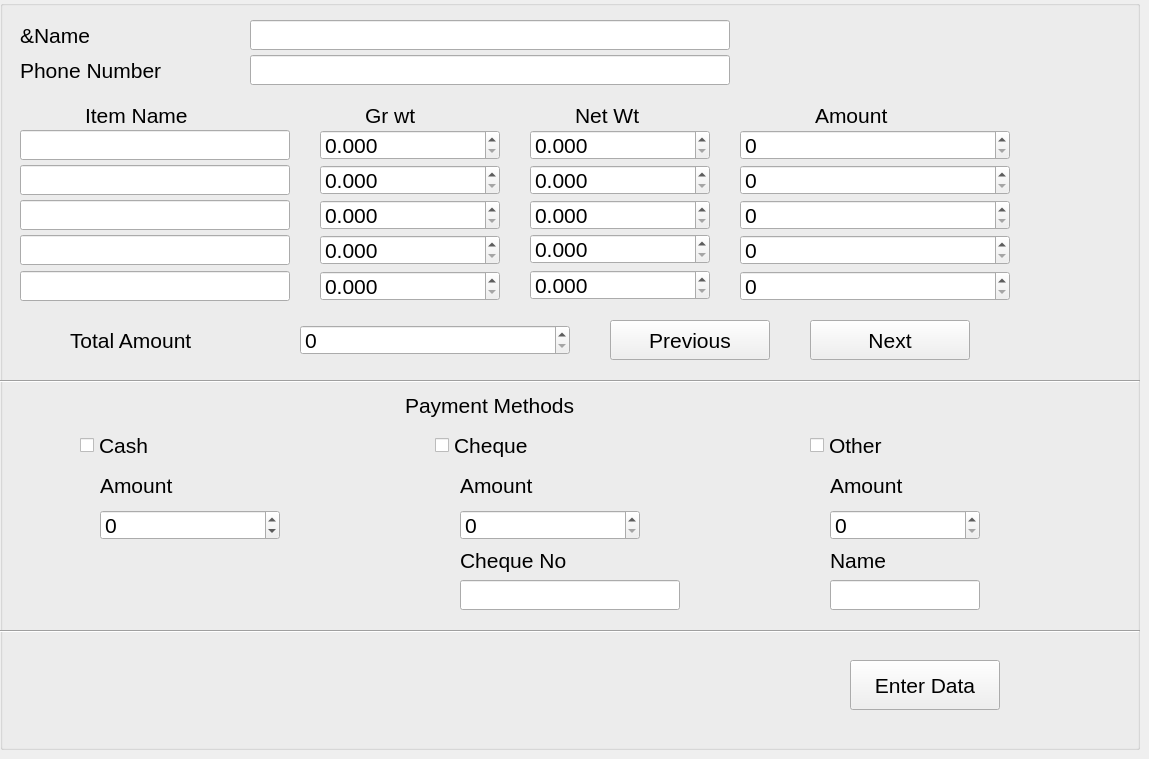
    <widget class="QWidget" name="Gold_Purchase">
     <widget class="QGroupBox" name="groupBox_6">
      <property name="geometry">
       <rect>
        <x>0</x>
        <y>0</y>
        <width>1140</width>
        <height>750</height>
       </rect>
      </property>
      <property name="font">
       <font>
        <pointsize>16</pointsize>
       </font>
      </property>
      <property name="title">
       <string/>
      </property>
      <widget class="QLabel" name="labelCName_6">
       <property name="geometry">
        <rect>
         <x>20</x>
         <y>20</y>
         <width>100</width>
         <height>30</height>
        </rect>
       </property>
       <property name="text">
        <string>&amp;Name</string>
       </property>
      </widget>
      <widget class="QLineEdit" name="GP_Name">
       <property name="geometry">
        <rect>
         <x>250</x>
         <y>20</y>
         <width>480</width>
         <height>30</height>
        </rect>
       </property>
      </widget>
      <widget class="QLabel" name="label_96">
       <property name="geometry">
        <rect>
         <x>20</x>
         <y>55</y>
         <width>190</width>
         <height>30</height>
        </rect>
       </property>
       <property name="text">
        <string>Phone Number</string>
       </property>
      </widget>
      <widget class="QLineEdit" name="GP_phnum">
       <property name="geometry">
        <rect>
         <x>250</x>
         <y>55</y>
         <width>480</width>
         <height>30</height>
        </rect>
       </property>
      </widget>
      <widget class="QLabel" name="label_138">
       <property name="geometry">
        <rect>
         <x>85</x>
         <y>100</y>
         <width>140</width>
         <height>31</height>
        </rect>
       </property>
       <property name="text">
        <string>Item Name</string>
       </property>
      </widget>
      <widget class="QLineEdit" name="GP_Itemname">
       <property name="geometry">
        <rect>
         <x>20</x>
         <y>130</y>
         <width>270</width>
         <height>30</height>
        </rect>
       </property>
      </widget>
      <widget class="QLabel" name="label_122">
       <property name="geometry">
        <rect>
         <x>365</x>
         <y>100</y>
         <width>90</width>
         <height>30</height>
        </rect>
       </property>
       <property name="text">
        <string>Gr wt</string>
       </property>
      </widget>
      <widget class="QDoubleSpinBox" name="GP_grwt">
       <property name="geometry">
        <rect>
         <x>320</x>
         <y>130</y>
         <width>180</width>
         <height>30</height>
        </rect>
       </property>
       <property name="decimals">
        <number>3</number>
       </property>
       <property name="maximum">
        <double>999.999000000000024</double>
       </property>
      </widget>
      <widget class="QLabel" name="label_139">
       <property name="geometry">
        <rect>
         <x>575</x>
         <y>100</y>
         <width>90</width>
         <height>30</height>
        </rect>
       </property>
       <property name="text">
        <string>Net Wt</string>
       </property>
      </widget>
      <widget class="QDoubleSpinBox" name="GP_ntwt">
       <property name="geometry">
        <rect>
         <x>530</x>
         <y>130</y>
         <width>180</width>
         <height>30</height>
        </rect>
       </property>
       <property name="decimals">
        <number>3</number>
       </property>
       <property name="maximum">
        <double>999.999000000000024</double>
       </property>
      </widget>
      <widget class="QLabel" name="label_140">
       <property name="geometry">
        <rect>
         <x>815</x>
         <y>100</y>
         <width>120</width>
         <height>30</height>
        </rect>
       </property>
       <property name="text">
        <string>Amount</string>
       </property>
      </widget>
      <widget class="QSpinBox" name="GP_Amount">
       <property name="geometry">
        <rect>
         <x>740</x>
         <y>130</y>
         <width>270</width>
         <height>30</height>
        </rect>
       </property>
       <property name="maximum">
        <number>9999999</number>
       </property>
      </widget>
      <widget class="QLineEdit" name="GP_Itemname_2">
       <property name="geometry">
        <rect>
         <x>20</x>
         <y>165</y>
         <width>270</width>
         <height>30</height>
        </rect>
       </property>
      </widget>
      <widget class="QDoubleSpinBox" name="GP_grwt_2">
       <property name="geometry">
        <rect>
         <x>320</x>
         <y>165</y>
         <width>180</width>
         <height>30</height>
        </rect>
       </property>
       <property name="decimals">
        <number>3</number>
       </property>
       <property name="maximum">
        <double>999.999000000000024</double>
       </property>
      </widget>
      <widget class="QDoubleSpinBox" name="GP_ntwt_2">
       <property name="geometry">
        <rect>
         <x>530</x>
         <y>165</y>
         <width>180</width>
         <height>30</height>
        </rect>
       </property>
       <property name="decimals">
        <number>3</number>
       </property>
       <property name="maximum">
        <double>999.999000000000024</double>
       </property>
      </widget>
      <widget class="QSpinBox" name="GP_Amount_2">
       <property name="geometry">
        <rect>
         <x>740</x>
         <y>165</y>
         <width>270</width>
         <height>30</height>
        </rect>
       </property>
       <property name="maximum">
        <number>9999999</number>
       </property>
      </widget>
      <widget class="QLineEdit" name="GP_Itemname_3">
       <property name="geometry">
        <rect>
         <x>20</x>
         <y>200</y>
         <width>270</width>
         <height>30</height>
        </rect>
       </property>
      </widget>
      <widget class="QDoubleSpinBox" name="GP_grwt_3">
       <property name="geometry">
        <rect>
         <x>320</x>
         <y>200</y>
         <width>180</width>
         <height>30</height>
        </rect>
       </property>
       <property name="decimals">
        <number>3</number>
       </property>
       <property name="maximum">
        <double>999.999000000000024</double>
       </property>
      </widget>
      <widget class="QDoubleSpinBox" name="GP_ntwt_3">
       <property name="geometry">
        <rect>
         <x>530</x>
         <y>200</y>
         <width>180</width>
         <height>30</height>
        </rect>
       </property>
       <property name="decimals">
        <number>3</number>
       </property>
       <property name="maximum">
        <double>999.999000000000024</double>
       </property>
      </widget>
      <widget class="QSpinBox" name="GP_Amount_3">
       <property name="geometry">
        <rect>
         <x>740</x>
         <y>200</y>
         <width>270</width>
         <height>30</height>
        </rect>
       </property>
       <property name="maximum">
        <number>9999999</number>
       </property>
      </widget>
      <widget class="QLineEdit" name="GP_Itemname_4">
       <property name="geometry">
        <rect>
         <x>20</x>
         <y>235</y>
         <width>270</width>
         <height>30</height>
        </rect>
       </property>
      </widget>
      <widget class="QDoubleSpinBox" name="GP_grwt_4">
       <property name="geometry">
        <rect>
         <x>320</x>
         <y>235</y>
         <width>180</width>
         <height>30</height>
        </rect>
       </property>
       <property name="decimals">
        <number>3</number>
       </property>
       <property name="maximum">
        <double>999.999000000000024</double>
       </property>
      </widget>
      <widget class="QDoubleSpinBox" name="GP_ntwt_4">
       <property name="geometry">
        <rect>
         <x>530</x>
         <y>234</y>
         <width>180</width>
         <height>30</height>
        </rect>
       </property>
       <property name="decimals">
        <number>3</number>
       </property>
       <property name="maximum">
        <double>999.999000000000024</double>
       </property>
      </widget>
      <widget class="QSpinBox" name="GP_Amount_4">
       <property name="geometry">
        <rect>
         <x>740</x>
         <y>235</y>
         <width>270</width>
         <height>30</height>
        </rect>
       </property>
       <property name="maximum">
        <number>9999999</number>
       </property>
      </widget>
      <widget class="QDoubleSpinBox" name="GP_ntwt_5">
       <property name="geometry">
        <rect>
         <x>530</x>
         <y>270</y>
         <width>180</width>
         <height>30</height>
        </rect>
       </property>
       <property name="decimals">
        <number>3</number>
       </property>
       <property name="maximum">
        <double>999.999000000000024</double>
       </property>
      </widget>
      <widget class="QLineEdit" name="GP_Itemname_5">
       <property name="geometry">
        <rect>
         <x>20</x>
         <y>271</y>
         <width>270</width>
         <height>30</height>
        </rect>
       </property>
      </widget>
      <widget class="QDoubleSpinBox" name="GP_grwt_5">
       <property name="geometry">
        <rect>
         <x>320</x>
         <y>271</y>
         <width>180</width>
         <height>30</height>
        </rect>
       </property>
       <property name="decimals">
        <number>3</number>
       </property>
       <property name="maximum">
        <double>999.999000000000024</double>
       </property>
      </widget>
      <widget class="QSpinBox" name="GP_Amount_5">
       <property name="geometry">
        <rect>
         <x>740</x>
         <y>271</y>
         <width>270</width>
         <height>30</height>
        </rect>
       </property>
       <property name="maximum">
        <number>9999999</number>
       </property>
      </widget>
      <widget class="QPushButton" name="GP_next">
       <property name="geometry">
        <rect>
         <x>810</x>
         <y>320</y>
         <width>160</width>
         <height>40</height>
        </rect>
       </property>
       <property name="text">
        <string>Next</string>
       </property>
      </widget>
      <widget class="QPushButton" name="GP_previous">
       <property name="geometry">
        <rect>
         <x>610</x>
         <y>320</y>
         <width>160</width>
         <height>40</height>
        </rect>
       </property>
       <property name="text">
        <string>Previous</string>
       </property>
      </widget>
      <widget class="QSpinBox" name="GP_total">
       <property name="geometry">
        <rect>
         <x>300</x>
         <y>325</y>
         <width>270</width>
         <height>30</height>
        </rect>
       </property>
       <property name="maximum">
        <number>9999999</number>
       </property>
      </widget>
      <widget class="QLabel" name="label_141">
       <property name="geometry">
        <rect>
         <x>70</x>
         <y>325</y>
         <width>180</width>
         <height>30</height>
        </rect>
       </property>
       <property name="text">
        <string>Total Amount</string>
       </property>
      </widget>
      <widget class="Line" name="line_37">
       <property name="geometry">
        <rect>
         <x>0</x>
         <y>380</y>
         <width>1140</width>
         <height>3</height>
        </rect>
       </property>
       <property name="orientation">
        <enum>Qt::Horizontal</enum>
       </property>
      </widget>
      <widget class="QLabel" name="label_142">
       <property name="geometry">
        <rect>
         <x>405</x>
         <y>390</y>
         <width>220</width>
         <height>30</height>
        </rect>
       </property>
       <property name="text">
        <string>Payment Methods</string>
       </property>
      </widget>
      <widget class="QCheckBox" name="GP_Cash">
       <property name="geometry">
        <rect>
         <x>80</x>
         <y>430</y>
         <width>110</width>
         <height>30</height>
        </rect>
       </property>
       <property name="text">
        <string>Cash</string>
       </property>
      </widget>
      <widget class="QSpinBox" name="Cash_6">
       <property name="geometry">
        <rect>
         <x>100</x>
         <y>510</y>
         <width>180</width>
         <height>30</height>
        </rect>
       </property>
       <property name="minimum">
        <number>-9999999</number>
       </property>
       <property name="maximum">
        <number>9999999</number>
       </property>
      </widget>
      <widget class="QLabel" name="label_143">
       <property name="geometry">
        <rect>
         <x>100</x>
         <y>470</y>
         <width>120</width>
         <height>30</height>
        </rect>
       </property>
       <property name="text">
        <string>Amount</string>
       </property>
      </widget>
      <widget class="QCheckBox" name="GP_Cheque">
       <property name="geometry">
        <rect>
         <x>435</x>
         <y>430</y>
         <width>150</width>
         <height>30</height>
        </rect>
       </property>
       <property name="text">
        <string>Cheque</string>
       </property>
      </widget>
      <widget class="QLabel" name="label_144">
       <property name="geometry">
        <rect>
         <x>460</x>
         <y>470</y>
         <width>110</width>
         <height>30</height>
        </rect>
       </property>
       <property name="text">
        <string>Amount</string>
       </property>
      </widget>
      <widget class="QSpinBox" name="Cheque_6">
       <property name="geometry">
        <rect>
         <x>460</x>
         <y>510</y>
         <width>180</width>
         <height>30</height>
        </rect>
       </property>
       <property name="maximum">
        <number>9999999</number>
       </property>
      </widget>
      <widget class="QCheckBox" name="GP_Other">
       <property name="geometry">
        <rect>
         <x>810</x>
         <y>430</y>
         <width>140</width>
         <height>30</height>
        </rect>
       </property>
       <property name="text">
        <string>Other</string>
       </property>
      </widget>
      <widget class="QLabel" name="label_145">
       <property name="geometry">
        <rect>
         <x>830</x>
         <y>545</y>
         <width>70</width>
         <height>30</height>
        </rect>
       </property>
       <property name="text">
        <string>Name</string>
       </property>
      </widget>
      <widget class="QLabel" name="label_146">
       <property name="geometry">
        <rect>
         <x>830</x>
         <y>470</y>
         <width>110</width>
         <height>30</height>
        </rect>
       </property>
       <property name="text">
        <string>Amount</string>
       </property>
      </widget>
      <widget class="QLineEdit" name="Other_Name">
       <property name="geometry">
        <rect>
         <x>830</x>
         <y>580</y>
         <width>150</width>
         <height>30</height>
        </rect>
       </property>
      </widget>
      <widget class="QSpinBox" name="Other_Amount">
       <property name="geometry">
        <rect>
         <x>830</x>
         <y>510</y>
         <width>150</width>
         <height>30</height>
        </rect>
       </property>
       <property name="maximum">
        <number>9999999</number>
       </property>
      </widget>
      <widget class="QLabel" name="label_147">
       <property name="geometry">
        <rect>
         <x>460</x>
         <y>545</y>
         <width>140</width>
         <height>30</height>
        </rect>
       </property>
       <property name="text">
        <string>Cheque No</string>
       </property>
      </widget>
      <widget class="QLineEdit" name="ChequeNo_6">
       <property name="geometry">
        <rect>
         <x>460</x>
         <y>580</y>
         <width>220</width>
         <height>30</height>
        </rect>
       </property>
      </widget>
      <widget class="Line" name="line_38">
       <property name="geometry">
        <rect>
         <x>0</x>
         <y>630</y>
         <width>1140</width>
         <height>3</height>
        </rect>
       </property>
       <property name="orientation">
        <enum>Qt::Horizontal</enum>
       </property>
      </widget>
      <widget class="QPushButton" name="Data_Entry_button_7">
       <property name="geometry">
        <rect>
         <x>850</x>
         <y>660</y>
         <width>150</width>
         <height>50</height>
        </rect>
       </property>
       <property name="text">
        <string>Enter Data</string>
       </property>
      </widget>
     </widget>
    </widget>
